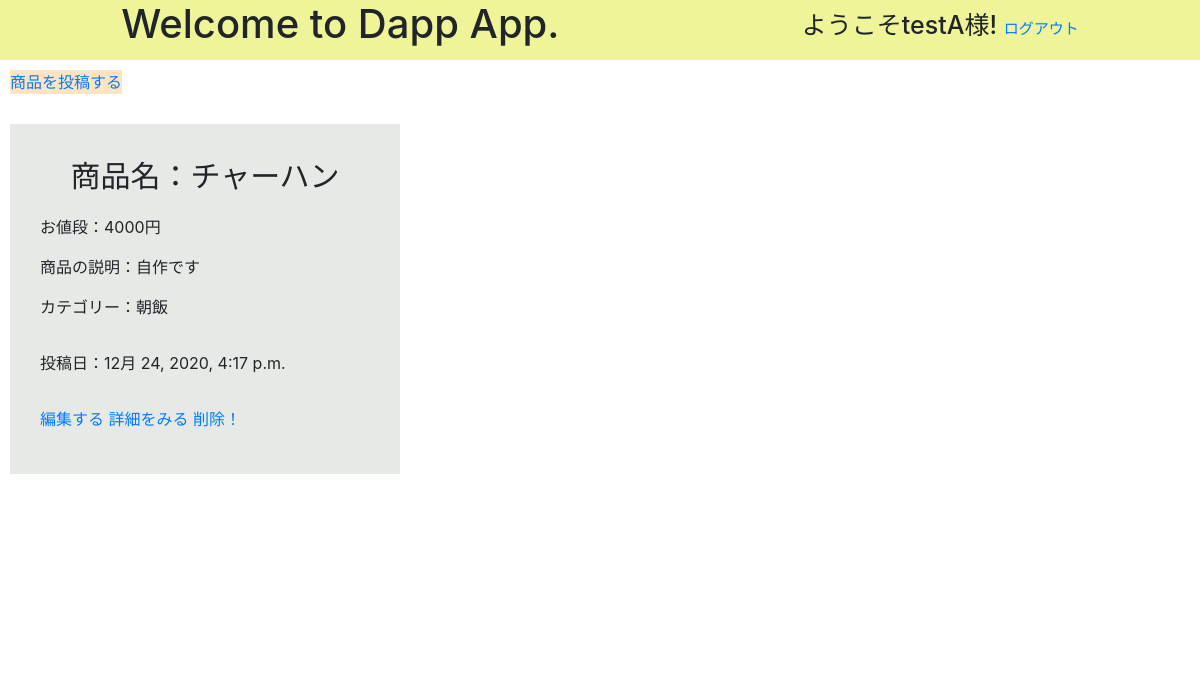
Before: /index/ (signed in) with the older database file.
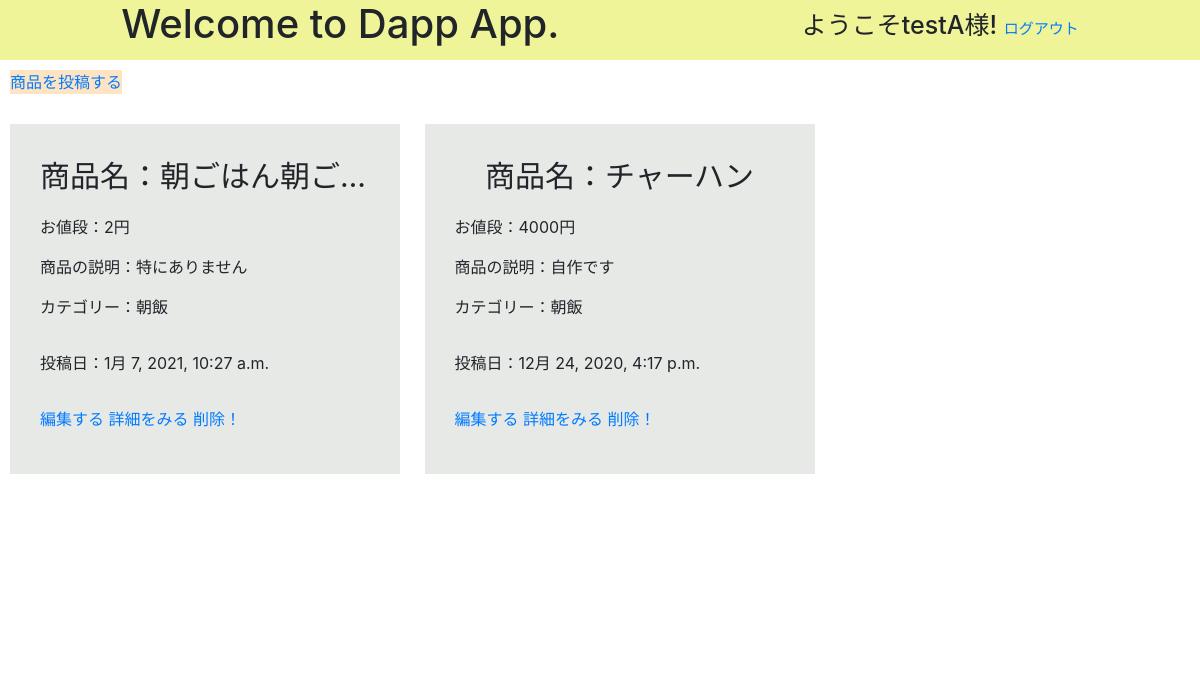
After: the same page with the newer database file.
### Dapp/models.py (models this page shows, shortened)
class Product(models.Model):
    title = models.CharField(max_length=100, verbose_name="タイトル")
    Price = models.IntegerField(verbose_name="値段")
    Explanation = models.TextField(max_length=200, verbose_name="商品説明")
    Image = models.ImageField(upload_to='images', blank=True, null=True)
    pub_date = models.DateTimeField(auto_now_add=True)
    CHOICES = (
        ('朝飯', '朝飯'),
        ('おかず', 'おかず'),
        ('主食', '主食'),
        ('おつまみ', 'おつまみ'),
        ('その他', 'その他'),
    )
    Choices = models.CharField(
        max_length=10, choices=CHOICES, verbose_name="カテゴリー")

### Dapp/views.py (the view)
# urls.py: path('index/', views.ProductList, name='ProductList'),
@login_required
def ProductList(request):
    object_lists = Product.objects.all().order_by('-pub_date')
    return render(request, 'index.html', {'object_lists': object_lists})

### templates/index.html (shortened to what this page needs)
{% extends 'base.html' %}
{% load static %}
{% block header %}
  <link rel="stylesheet" href="{% static 'index.css'%}" type="text/css" />
{% endblock header %}
{% block content %}
<header>
  <h1 class="h1">Welcome to Dapp App.</h1>
    {% if user.is_anonymous %}
    <div class="loginNew">
      <a href="{% url 'Dapp:signup' %}">新規登録またはログインはこちら</a>
    </div>
    {% else %}
    <div class="login">
      <h2>ようこそ{{ user }}様!
      <a href="{% url 'Dapp:logout' %}" class="logout">ログアウト</a>
      </h2>
    </div>
    {% endif %}
</header>
<div class="create">
    <a href="{% url 'Dapp:ProductCreate' %}">商品を投稿する</a>
</div>
<main>
  <div class="product">
    {% for list in object_lists %}
    <article>
      <section>
        <div class="title-header">
          <p>商品名：{{list.title}}</p>
        </div>
      </section>
      <section>
        <div class="section">
          <p>お値段：{{list.Price}}円</p>
        </div>
      </section>
      <section>
        <div class="section">
          <p>商品の説明：{{list.Explanation}}</p>
        </div>
      </section>
      <section>
        <div class="section">
          <p>カテゴリー：{{list.Choices}}<p>
        </div>
      </section>
      <section>
        <div class="section">
          <p>投稿日：{{list.pub_date}}<p>
        </div>
      </section>
      <div class="right">
        <a href="{% url 'Dapp:ProductUpdate' list.id %}">編集する</a>
        <a href="{% url 'Dapp:ProductDetail' list.id %}">詳細をみる</a>
        <a href="{% url 'Dapp:ProductDelete' list.id %}">削除！</a>
      </div>
    </article>
    {% endfor%}
  </div>
</main>
{% endblock content %}

### templates/base.html (shortened to what this page needs)
{% load static %}
<!doctype html>
<html lang="ja">
  <head>
    <link rel="stylesheet" href="https://stackpath.bootstrapcdn.com/bootstrap/4.3.1/css/bootstrap.min.css">
  </head>
  <body>
    {% block header %}
    {% endblock header %}
    {% block content %}
    {% endblock content %}
  </body>
</html>

### static/index.css (style rules this page uses)
header { display: flex; justify-content: space-around; background-color: rgba(217, 231, 21, 0.445); height: 60px; }
.login h2 { padding-top: 10px; font-size: 25px; }
.logout { font-size: 15px; }
.create { display: inline-block; margin: 10px; background-color: bisque; }
main { justify-content: center; align-items: center; height: 550px; background-color: white; }
article { display: inline-block; background-color: rgba(170, 179, 170, 0.288); padding: 30px; margin: 20px 10px ; width: 390px; height: 350px; }
.title-header { font-size: 30px; text-align: center; }
p { overflow: hidden; text-overflow: ellipsis; white-space: nowrap; }
a { text-decoration: none; }
.right { margin: 0 0 0 auto; }
.h1 { font-size: 40px; }

Changed rows visible on the page:
added Product: title "朝ごはん朝ご…", Price "2", Explanation "特にありません", Choices "朝飯", pub_date "1月 7, 2021, 10:27 a.m."
